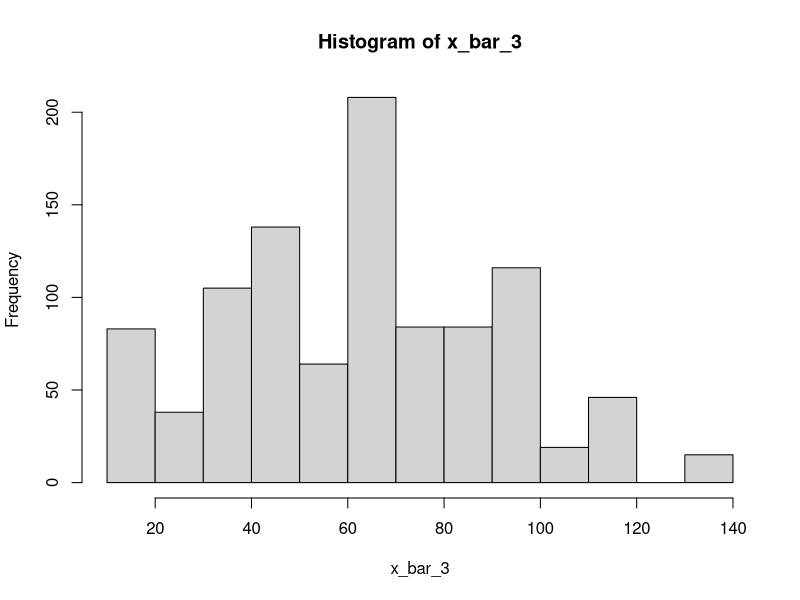
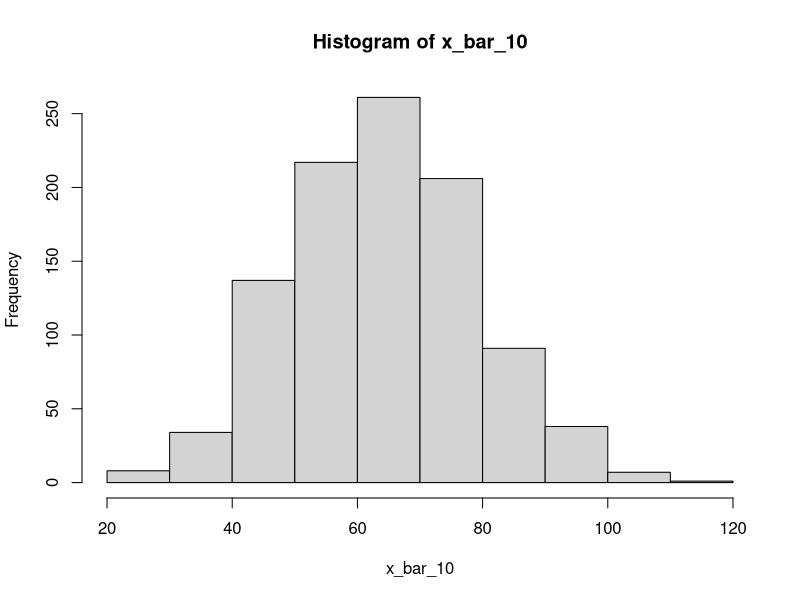
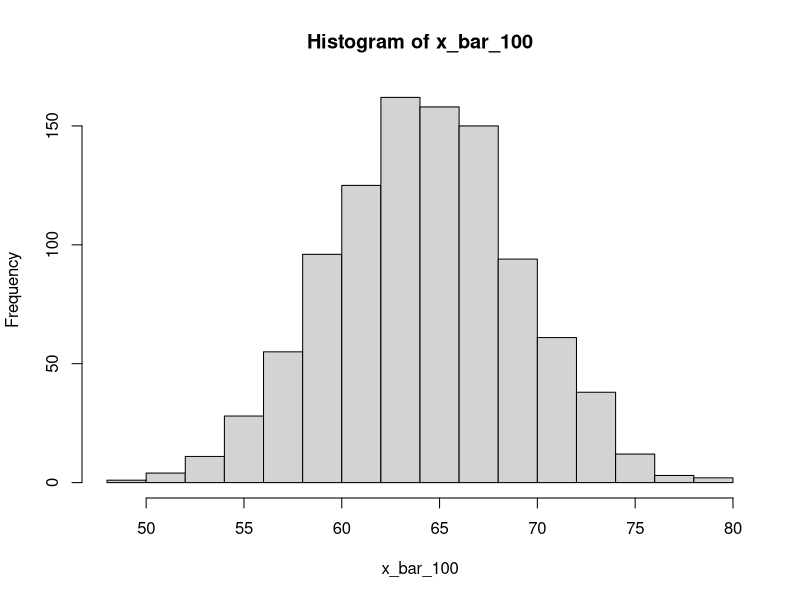
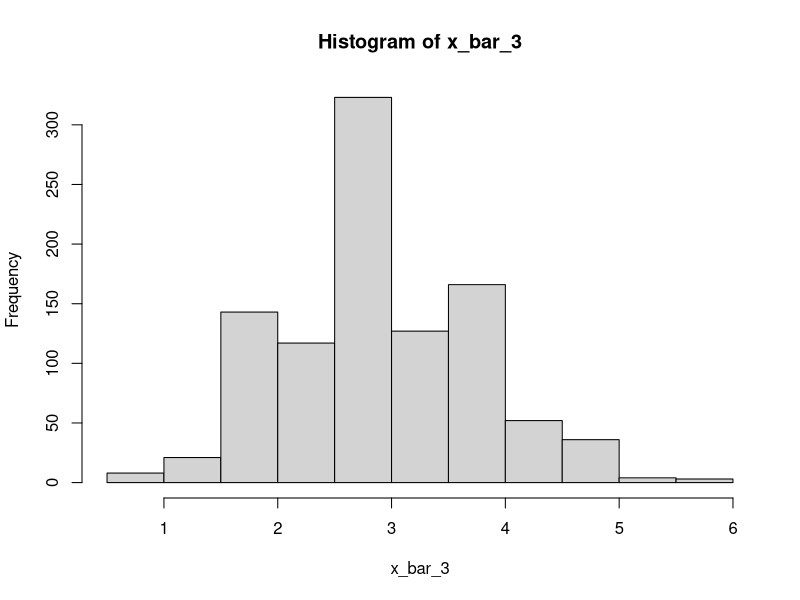
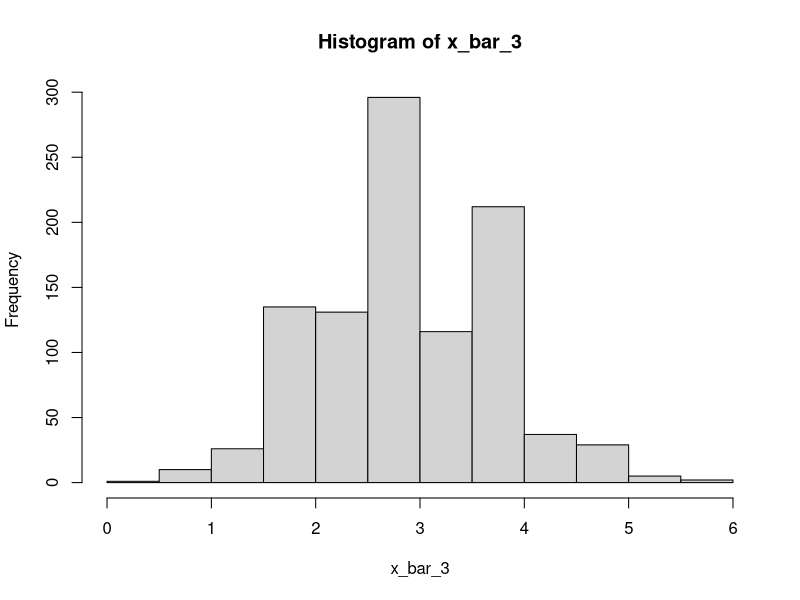

Reproduce these figures in R, in order.

# Sampling
# Default : Simple sample space, without replacement 

# generate a vector that has 3 components drawn from the vector c(1, 3, 5, 7, 9) 
sample(c(1, 3, 5, 7, 9), 3) 

# generate a vector that has 10 components drawn from the vector 1:10 
sample(1:10, 10) 

# generate a vector that has 2 components drawn from the string sample 
sample(c("apple", "banana", "coconut", "durian"), 2) 

# With specific probability
sample(c("rain", "no rain"), 7, prob=c(.4, .6), replace = T)


# Populate the sampling distribution
# sample size = 3
x_bar_3 <- rep(0, 1000) 
x_bar_3 
for (idx in 1:1000){ 
  x_bar_3[idx] <- mean(mean(sample(c(10, 30, 100, 150), 3, prob=c(.3, .2, .4, .1), replace=T))) 
} 
hist(x_bar_3) 

# sample size = 10
x_bar_10 <- rep(0, 1000) 
x_bar_10 
for (idx in 1:1000){ 
  x_bar_10[idx] <- mean(mean(sample(c(10, 30, 100, 150), 10, prob=c(.3, .2, .4, .1), replace=T))) 
  
} 
x_bar_10 
hist(x_bar_10) 

# sample size = 100 
x_bar_100 <- rep(0, 1000) 
x_bar_100 
for (idx in 1:1000){ 
  x_bar_100[idx] <- mean(mean(sample(c(10, 30, 100, 150), 100, prob=c(.3, .2, .4, .1), replace=T))) 
} 
x_bar_100 
hist(x_bar_100) 



# 
?pnorm
pnorm(1.5, 1, sqrt(0.25))
(1.5 - 1)/sqrt(0.25)
pnorm(1)

1-pnorm(4.26,4.18,0.84/sqrt(50))


# Approximation 문제, 전형적인 유형
1 - pnorm(16, 18, 7/sqrt(42))
pnorm(16, 17.5, 7/sqrt(90))


# Random Algorithm
set.seed(100)
x =rnorm(5)
x

set.seed(200) 
runif(6) 

set.seed(300) 
runif(3, 10, 20) 

set.seed(300) 
runif(6, 10, 20) 


# 
?rbinom
set.seed(1)
x_bar_3=rep(0,1000)
set.seed(1)
for (idx in 1:1000) {
  x_bar_3 [idx] =mean(rbinom(3,10,0.3))
}
hist(x_bar_3)



x_bar_3=rep(0,1000)
for (idx in 1:1000) {
  set.seed(idx)
  x_bar_3 [idx] =mean(rbinom(3,10,0.3))
}
hist(x_bar_3)
